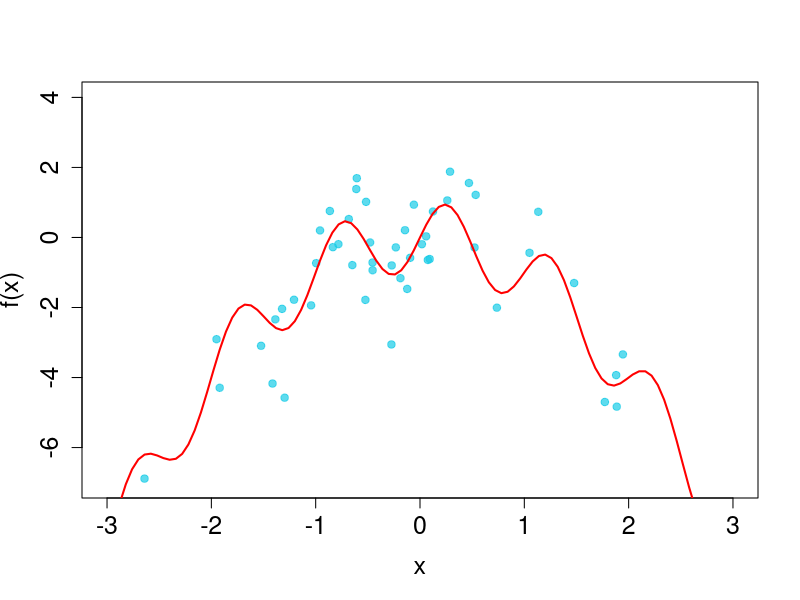

Write R code to recreate this figure.
# load required packages
require(datasets)
require(class)
require(grDevices)
require(lattice)

# define regression model and create simulated data
n = 50
RegressionCurve = function(x) sin(2 * pi * x) - x^2
Xis = rnorm(n)
epsilon = rnorm(n)
Yis = sin(2 * pi * Xis) - Xis^2 + epsilon


# plot of the regression curve and data
plot(Xis, Yis, xlab = "x", ylab = "f(x)", xlim = c(-3, 3), ylim = c(-7, 4), cex = 1, cex.axis = 1.5, cex.lab = 1.5, cex.main = 1.5, 
    pch = 19, col = rgb(0.1, 0.8, 0.9, alpha = 0.7))
plot(RegressionCurve, add = TRUE, col = "red", xlim = c(-3, 3), type = "l", lwd = 2) 
 TRUE
